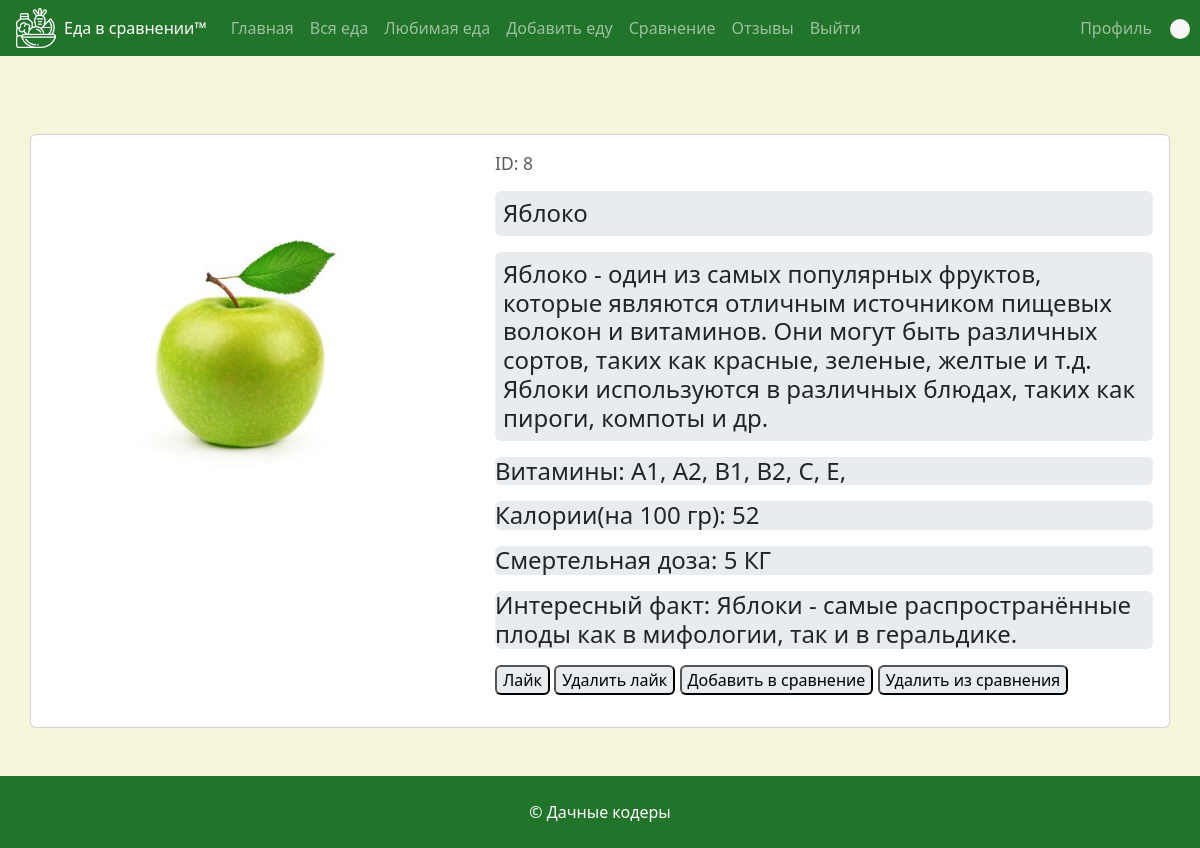
The page /food/item/?id=8 (signed in) on the database its author committed.
### App/models.py (models this page shows, shortened)
class Food(models.Model):
    name = models.CharField(max_length=100)
    author = models.ForeignKey(to=User, default=1, on_delete=models.CASCADE)
    calories = models.IntegerField(default=0)
    searched = models.IntegerField(default=0)
    description = models.CharField(max_length=1000)
    interesting_fact = models.CharField(max_length=1000, default="ЕСЛИ ВИДИШЬ ЭТУ НАДПИСЬ, ТО ДОБАВЬ ИНТЕРЕСНЫЙ ФАКТ")
    deathdoze = models.IntegerField(default=1)
    vitamins = models.ManyToManyField(to=Vitamin)
    image = models.ImageField(upload_to='media/', default="https://goo.su/swyUm5")
    @staticmethod
    def get_vitamins_by_food(food):
        vitaminfood = food.vitamins.all()
        return vitaminfood

class Vitamin(models.Model):
    name = models.CharField(max_length=100)

### App/views.py (the view, shortened to what this page needs)
# urls.py: path('food/item/', views.food_item_page, name='food_item'),
def food_item_page(request):
    food_id = request.GET['id']
    food = models.Food.objects.get(id=food_id)
    vitamins = models.Food.get_vitamins_by_food(food)
    if 'id' in request.GET:
        context = {
            'food': food,
            'vitamins': vitamins,
            'video_links': get_youtube_links(food_name=food.name)
        }
    else:
        context = {
            'food': 'Ошибка',
        }
    if request.POST.get('like'):
        models.Like.objects.update_or_create(
            fruit=food,
            author=request.user
        )
        messages.success(request, "Вы лайкнули фрукт")
    if request.POST.get('add_to_comprasion'):
        models.Comprasion.objects.update_or_create(
            fruit=food,
            author=request.user
        )
        messages.success(request, "Добавлено к сравнению")
    return render(request, "food_item.html", context)

### App/templates/food_item.html (shortened to what this page needs)
{% extends 'base.html' %}
{% block content %}
{% if food != 'Ошибка' %}
<div class="card mt-5">
    <div class="d-flex flex-row mb-3">
        <div class="p-4 r-2"><img
                src="{{ food.image.url }}"
                class="rounded float-start" alt="..." width="400px" height="400px">
        </div>
        <div class="card-body">
            <h5>
                <small class="text-body-secondary">ID: {{food.id}}</small>
            </h5>
            <div class="mt-3 bg-body-secondary text-emphasis-secondary rounded">
                <h4 class="p-2">
                    {{food.name}}
                </h4>
            </div>
            <div class="mt-3 bg-body-secondary text-emphasis-secondary rounded">
                <h4 class="p-2">
                    {{ food.description }}
                </h4>
            </div>
            <div class="mt-3 bg-body-secondary text-emphasis-secondary rounded" >
                <h4>
                    Витамины:
                    {% for vitamin in vitamins %}
                    {{vitamin.name}},
                    {% endfor %}
                </h4>
            </div>
            <div class="mt-3 bg-body-secondary text-emphasis-secondary rounded">
                <h4>
                    Калории(на 100 гр): {{ food.calories }}
                </h4>
            </div>
            <div class="mt-3 bg-body-secondary text-emphasis-secondary rounded">
                 <h4>
                    Смертельная доза: {{food.deathdoze}} КГ
                </h4>
            </div>
            <div class="mt-3 bg-body-secondary text-emphasis-secondary rounded">
                <h4>
                    Интересный факт: {{food.interesting_fact}}
                </h4>
            </div>
            {% if user.is_authenticated %}
            <form method="POST">
                <input class="mt-2 bg-body-secondary text-emphasis-secondary rounded" type="submit" name="like" value="Лайк"/>
                <input class="mt-2 bg-body-secondary text-emphasis-secondary rounded" type="submit" name="delete_like" value="Удалить лайк"/>
                <input class="mt-2 bg-body-secondary text-emphasis-secondary rounded" type="submit" name="add_to_comprasion" value="Добавить в сравнение"/>
                <input class="mt-2 bg-body-secondary text-emphasis-secondary rounded" type="submit" name="delete_from_comprasion" value="Удалить из сравнения"/>
            </form>
            {% endif %}
        </div>
    </div>
</div>
{% else %}
<div class="header">
    <b>{{food}}</b>
</div>
{% endif %}
<div style="height: 18px;"></div>
{% endblock %}

### App/templates/base.html (style rules this page uses)
html, body { height: 100%; }
.bg { background-color: #E2DEDE; }

### rows shown on the page
Food: image (picture), id "8", name "Яблоко", description "Яблоко - один из самых популярных фруктов, которые являются отличным источником пищевых волокон и витаминов. Они могут быть различных сортов, таких как красные, зеленые, желтые и т.д. Яблоки используются в различных блюдах, таких как пироги, компоты и др.", calories "52", deathdoze "5", interesting_fact "Яблоки - самые распространённые плоды как в мифологии, так и в геральдике."
Vitamin: name "A1"
Vitamin: name "A2"
Vitamin: name "B1"
Vitamin: name "B2"
Vitamin: name "C"
Vitamin: name "Е"
